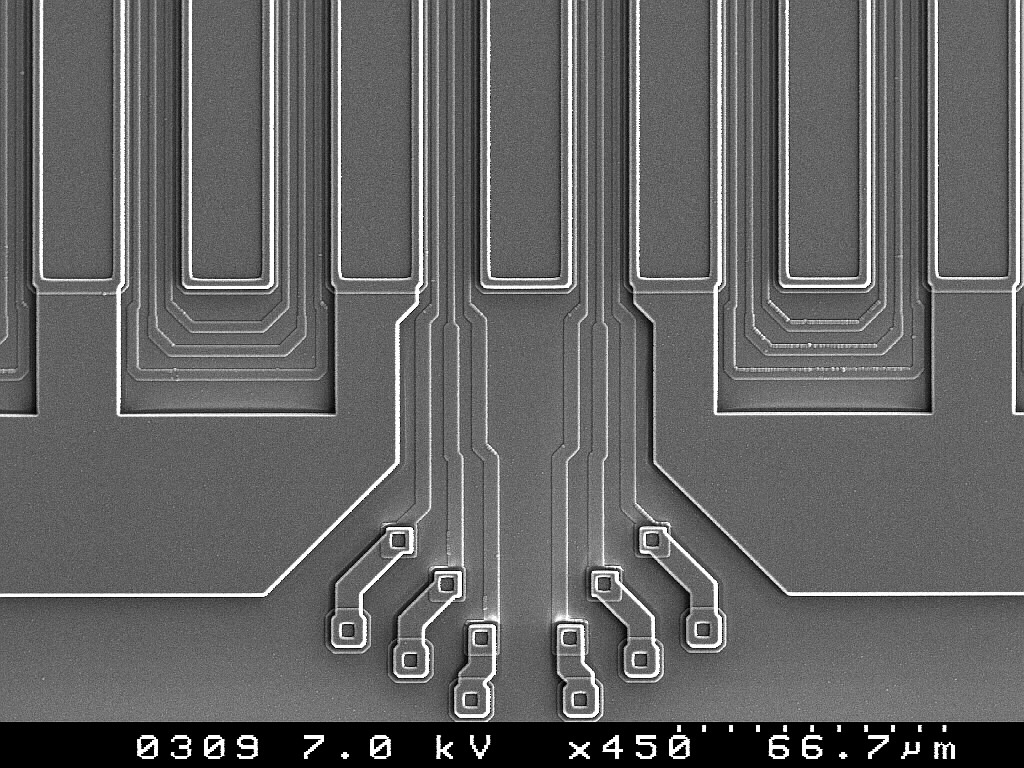
%> input picture Prácticas/Práctica 4/Entrega/WAFER1.TIF, 1024 x 768 px
$ octave Ejercicio_8c.m   (GNU Octave 9; MATLAB toolbox functions it lacks are replaced by stand-ins)
%> lines starting %> are read from the running program, lines starting %| are printed output that depends on the picture
I = imread('WAFER1.TIF');
%> I is the input picture: size 768x1024 uint8; min 0, max 255, mean 100.2

g = [1 0 -1; 1 0 -1; 1 0 -1];       % Matriz traspuesta (vertical)
J = abs(filter2(g, I));
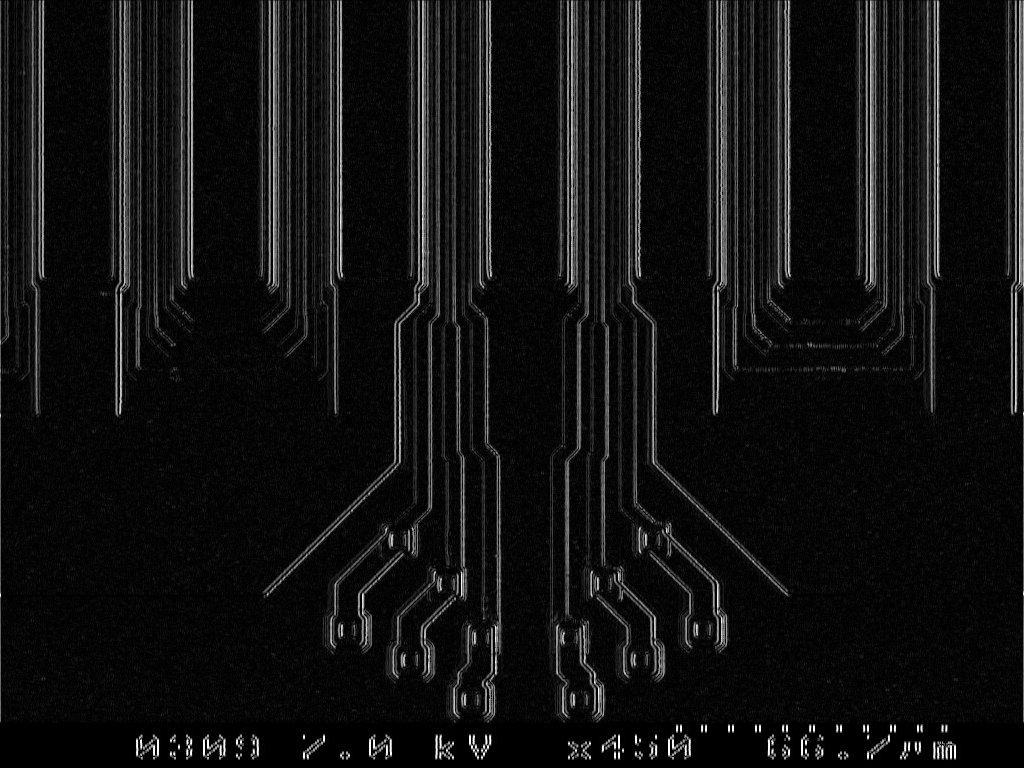
%> J: size 768x1024 double; min 0, max 765, mean 53.4; drawn with min black and max white
B = J > 0.27 * (max(J(:)) - min(J(:)));
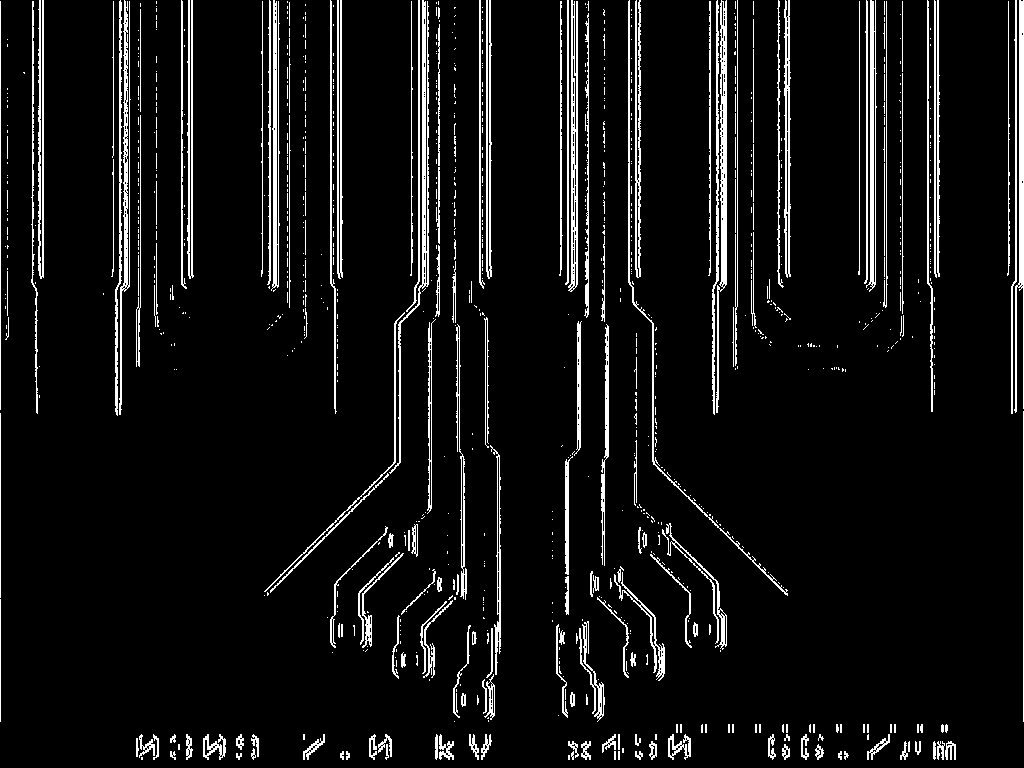
%> B: size 768x1024 logical; 7.2% white in thin lines or dots

imshow(B)

% Se produce el mismo efecto que en el ejercicio anterior, solo que la
% matriz g es la traspuesta, de forma que los bordes detectados no serán
% horizontales, sino verticales.
